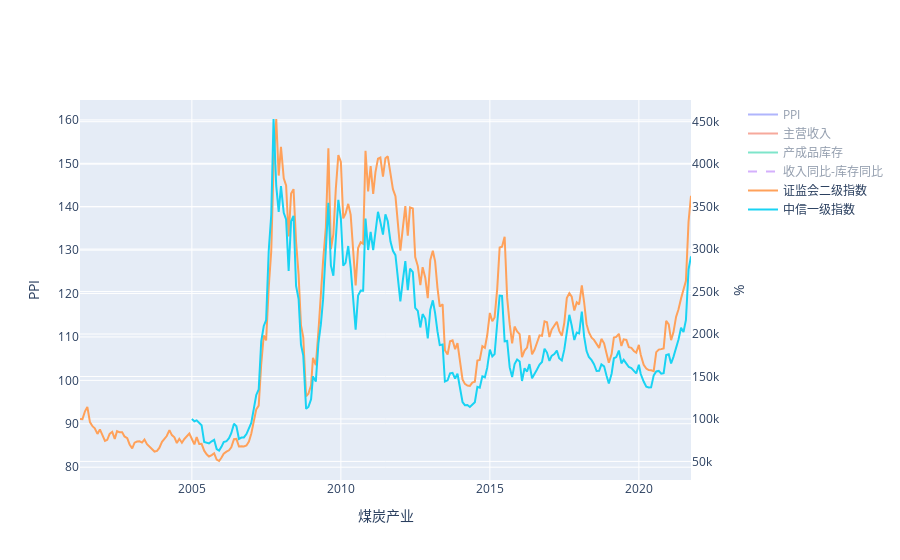

Source (notebook cell):
### Code cell
compare_plot(ppi['煤炭开采和洗选业'], income['煤炭开采和洗选业'], stock['煤炭开采和洗选业'], inc_stk['煤炭开采和洗选业'],
             statistic_ind['煤炭开采和洗选'], citic_ind['煤炭'], title='煤炭产业')

### Figure 1 — Plotly figure (JSON) as saved in the notebook; plotly's stock layout.template omitted (floating-point values rounded to 4 significant figures; data arrays with more than 128 entries replaced by an {"elided": "..."} marker saying what was removed)
{"data": [{"name": "PPI", "showlegend": true, "type": "scatter", "visible": "legendonly", "x": {"elided": "249 str values"}, "xaxis": "x", "y": {"elided": "249 float values"}, "yaxis": "y"}, {"name": "主营收入", "showlegend": true, "type": "scatter", "visible": "legendonly", "x": {"elided": "248 str values"}, "xaxis": "x", "y": {"elided": "248 float values"}, "yaxis": "y2"}, {"name": "产成品库存", "showlegend": true, "type": "scatter", "visible": "legendonly", "x": {"elided": "244 str values"}, "xaxis": "x", "y": {"elided": "244 float values"}, "yaxis": "y2"}, {"line": {"dash": "dash"}, "name": "收入同比-库存同比", "showlegend": true, "type": "scatter", "visible": "legendonly", "x": {"elided": "243 str values"}, "xaxis": "x", "y": {"elided": "243 float values"}, "yaxis": "y2"}, {"name": "证监会二级指数", "showlegend": true, "type": "scatter", "x": {"elided": "247 str values"}, "xaxis": "x", "y": {"elided": "247 float values"}, "yaxis": "y2"}, {"name": "中信一级指数", "showlegend": true, "type": "scatter", "x": {"elided": "202 str values"}, "xaxis": "x", "y": {"elided": "202 float values"}, "yaxis": "y2"}], "layout": {"autosize": true, "xaxis": {"anchor": "y", "autorange": true, "domain": [0, 0.94], "range": ["2001-04-01", "2021-10-01"], "title": {"text": "煤炭产业"}, "type": "date"}, "yaxis": {"anchor": "x", "autorange": true, "domain": [0, 1], "range": [77.05, 164.6], "title": {"text": "PPI"}, "type": "linear"}, "yaxis2": {"anchor": "x", "autorange": true, "overlaying": "y", "range": [28130.0, 475500.0], "side": "right", "title": {"text": "%"}, "type": "linear"}}}
